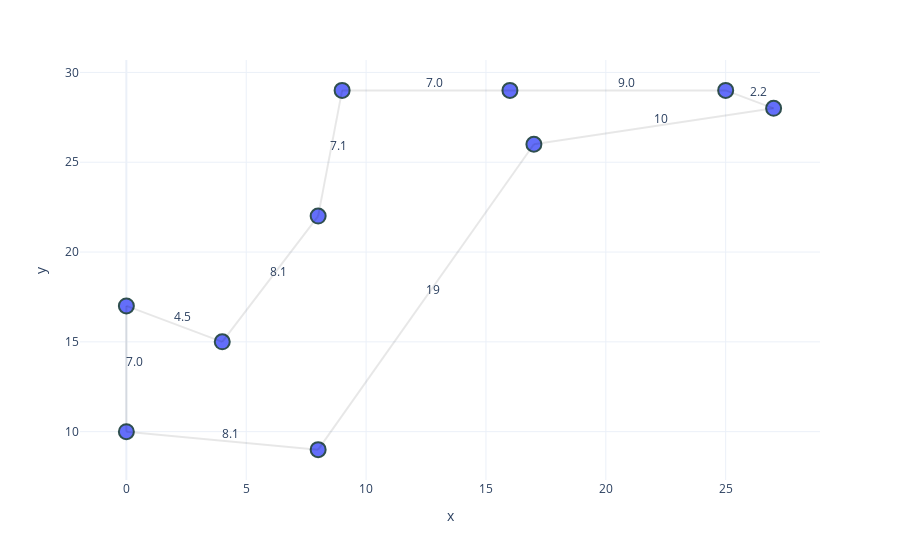

The notebook cell saved with this chart:
### Code cell
plot_cities_and_route(points, edges)

### Figure 1 — Plotly figure (JSON) as saved in the notebook; plotly's stock layout.template omitted (floating-point values rounded to 4 significant figures)
{"data": [{"hovertemplate": "<b>%{hovertext}</b><br><br>x=%{x}<br>y=%{y}<extra></extra>", "hovertext": ["ciudad_0", "ciudad_1", "ciudad_2", "ciudad_3", "ciudad_4", "ciudad_5", "ciudad_6", "ciudad_7", "ciudad_8", "ciudad_9"], "legendgroup": "", "marker": {"color": "#636efa", "line": {"color": "DarkSlateGrey", "width": 2}, "size": 15, "symbol": "circle"}, "mode": "markers", "name": "", "orientation": "v", "showlegend": false, "textposition": "top right", "texttemplate": "%{text:.2s}", "type": "scatter", "x": [9, 4, 0, 27, 25, 16, 17, 8, 0, 8], "xaxis": "x", "y": [29, 15, 17, 28, 29, 29, 26, 9, 10, 22], "yaxis": "y"}, {"mode": "text", "text": ["7.0710678118654755"], "textposition": "top right", "texttemplate": "%{text:.2s}", "type": "scatter", "x": [8.5], "y": [25.5]}, {"mode": "text", "text": ["8.06225774829855"], "textposition": "top right", "texttemplate": "%{text:.2s}", "type": "scatter", "x": [6], "y": [18.5]}, {"mode": "text", "text": ["4.47213595499958"], "textposition": "top right", "texttemplate": "%{text:.2s}", "type": "scatter", "x": [2], "y": [16]}, {"mode": "text", "text": ["7.0"], "textposition": "top right", "texttemplate": "%{text:.2s}", "type": "scatter", "x": [0], "y": [13.5]}, {"mode": "text", "text": ["8.06225774829855"], "textposition": "top right", "texttemplate": "%{text:.2s}", "type": "scatter", "x": [4], "y": [9.5]}, {"mode": "text", "text": ["19.235384061671343"], "textposition": "top right", "texttemplate": "%{text:.2s}", "type": "scatter", "x": [12.5], "y": [17.5]}, {"mode": "text", "text": ["10.198039027185569"], "textposition": "top right", "texttemplate": "%{text:.2s}", "type": "scatter", "x": [22], "y": [27]}, {"mode": "text", "text": ["2.23606797749979"], "textposition": "top right", "texttemplate": "%{text:.2s}", "type": "scatter", "x": [26], "y": [28.5]}, {"mode": "text", "text": ["9.0"], "textposition": "top right", "texttemplate": "%{text:.2s}", "type": "scatter", "x": [20.5], "y": [29]}, {"mode": "text", "text": ["7.0"], "textposition": "top right", "texttemplate": "%{text:.2s}", "type": "scatter", "x": [12.5], "y": [29]}], "layout": {"legend": {"tracegroupgap": 0}, "margin": {"t": 60}, "shapes": [{"line": {"color": "rgb(0, 0, 0)"}, "opacity": 0.09, "type": "line", "x0": 9, "x1": 8, "y0": 29, "y1": 22}, {"line": {"color": "rgb(0, 0, 0)"}, "opacity": 0.09, "type": "line", "x0": 8, "x1": 4, "y0": 22, "y1": 15}, {"line": {"color": "rgb(0, 0, 0)"}, "opacity": 0.09, "type": "line", "x0": 4, "x1": 0, "y0": 15, "y1": 17}, {"line": {"color": "rgb(0, 0, 0)"}, "opacity": 0.09, "type": "line", "x0": 0, "x1": 0, "y0": 17, "y1": 10}, {"line": {"color": "rgb(0, 0, 0)"}, "opacity": 0.09, "type": "line", "x0": 0, "x1": 8, "y0": 10, "y1": 9}, {"line": {"color": "rgb(0, 0, 0)"}, "opacity": 0.09, "type": "line", "x0": 8, "x1": 17, "y0": 9, "y1": 26}, {"line": {"color": "rgb(0, 0, 0)"}, "opacity": 0.09, "type": "line", "x0": 17, "x1": 27, "y0": 26, "y1": 28}, {"line": {"color": "rgb(0, 0, 0)"}, "opacity": 0.09, "type": "line", "x0": 27, "x1": 25, "y0": 28, "y1": 29}, {"line": {"color": "rgb(0, 0, 0)"}, "opacity": 0.09, "type": "line", "x0": 25, "x1": 16, "y0": 29, "y1": 29}, {"line": {"color": "rgb(0, 0, 0)"}, "opacity": 0.09, "type": "line", "x0": 16, "x1": 9, "y0": 29, "y1": 29}], "showlegend": false, "uniformtext": {"minsize": 8, "mode": "hide"}, "xaxis": {"anchor": "y", "domain": [0, 1], "title": {"text": "x"}}, "yaxis": {"anchor": "x", "domain": [0, 1], "title": {"text": "y"}}}}
